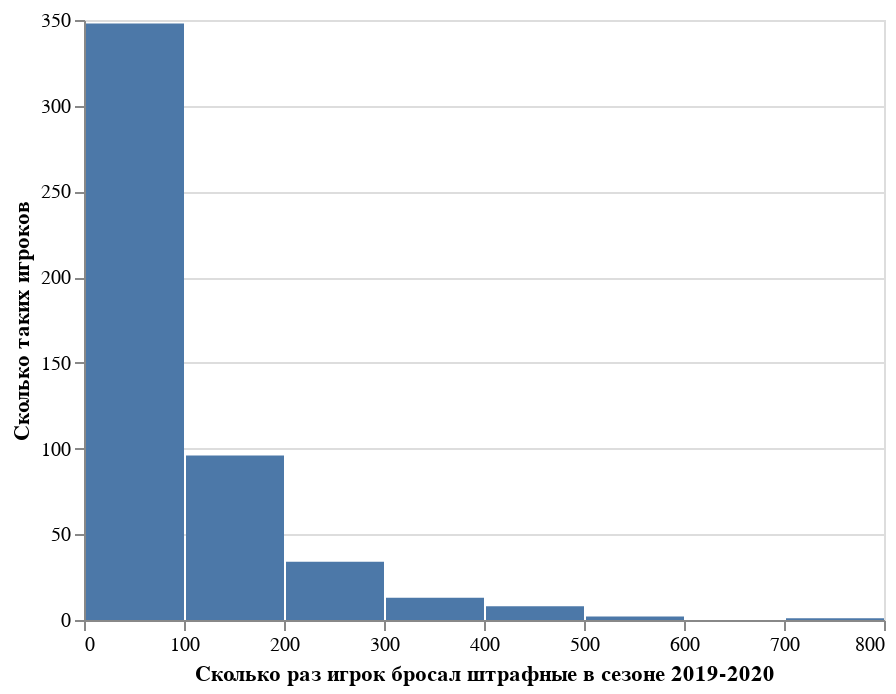

Notebook code for this chart:
### Code cell
alt.Chart(df.query(f'SEASON_ID == "2019-20"'), mark='bar').encode(
    alt.X("FTA:Q", bin=True, title='Сколько раз игрок бросал штрафные в сезоне 2019-2020'),
    alt.Y(aggregate='count', type='quantitative', title='Сколько таких игроков'),
)

### Figure 1 — Vega-Lite specification as saved in the notebook (floating-point values rounded to 4 significant figures; data arrays with more than 128 entries replaced by an {"elided": "..."} marker saying what was removed)
{"config": {"view": {"continuousWidth": 400, "continuousHeight": 300}}, "data": {"name": "data-07160b4fd66dd93d099da20fffeebe08"}, "mark": "bar", "encoding": {"x": {"type": "quantitative", "bin": true, "field": "FTA", "title": "Сколько раз игрок бросал штрафные в сезоне 2019-2020"}, "y": {"type": "quantitative", "aggregate": "count", "title": "Сколько таких игроков"}}, "$schema": "https://vega.github.io/schema/vega-lite/v4.8.1.json", "datasets": {"data-07160b4fd66dd93d099da20fffeebe08": {"elided": "502 records"}}}
